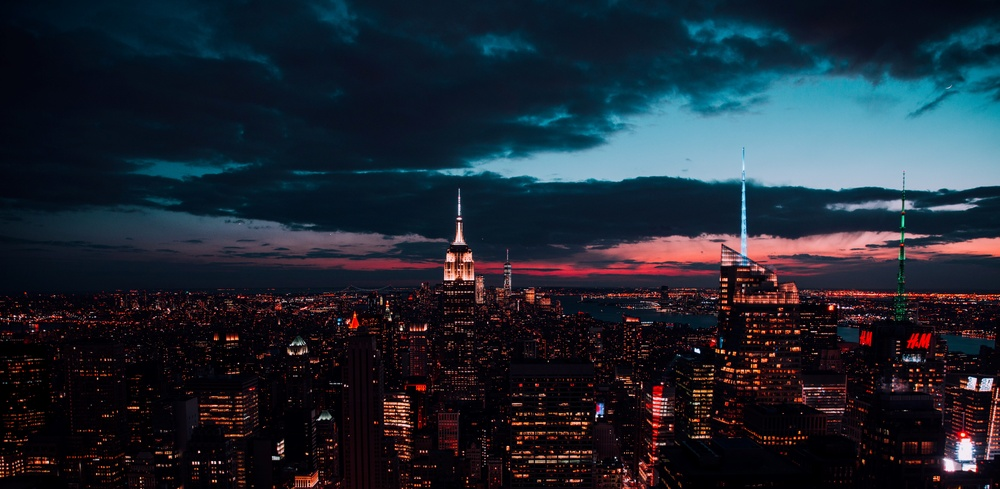
%> input picture background2.jpg, 1000 x 489 px, shrunk from 7196 x 3517 before the run
$ octave dip2.m   (GNU Octave 9; MATLAB toolbox functions it lacks are replaced by stand-ins)
%> lines starting %> are read from the running program, lines starting %| are printed output that depends on the picture
z=imread("background2.jpg");
%> z is the input picture: size 489x1000x3 uint8; mean R, G, B 31, 38.8, 49.9
imshow(z)
r=z(:,:,1);
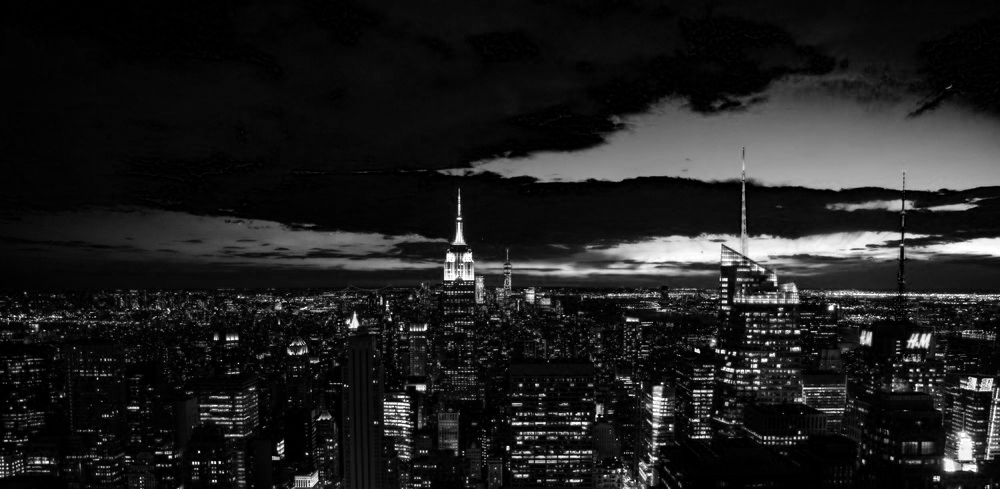
%> r: size 489x1000 uint8; min 0, max 255, mean 31
g=z(:,:,2);
b=z(:,:,3);
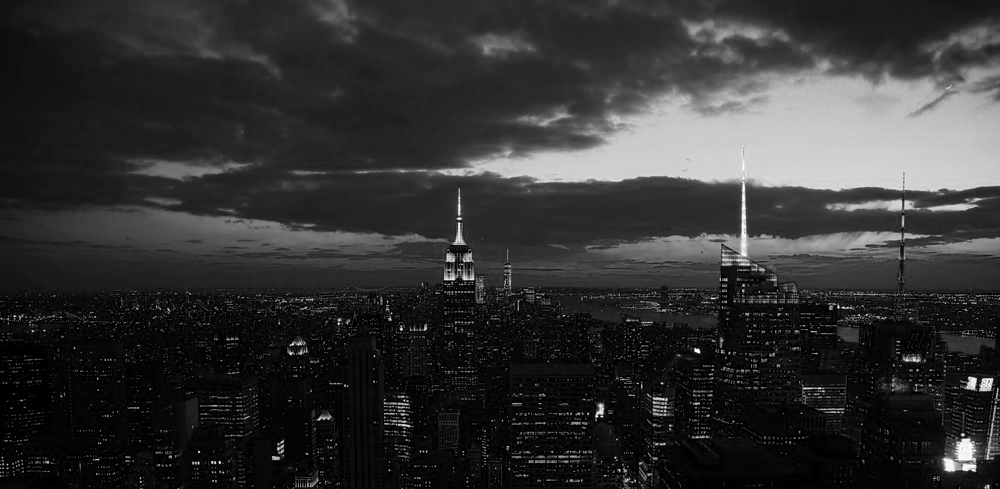
%> b: size 489x1000 uint8; min 0, max 255, mean 49.9
black=zeros(size(r));
red=cat(3,r,black,black);
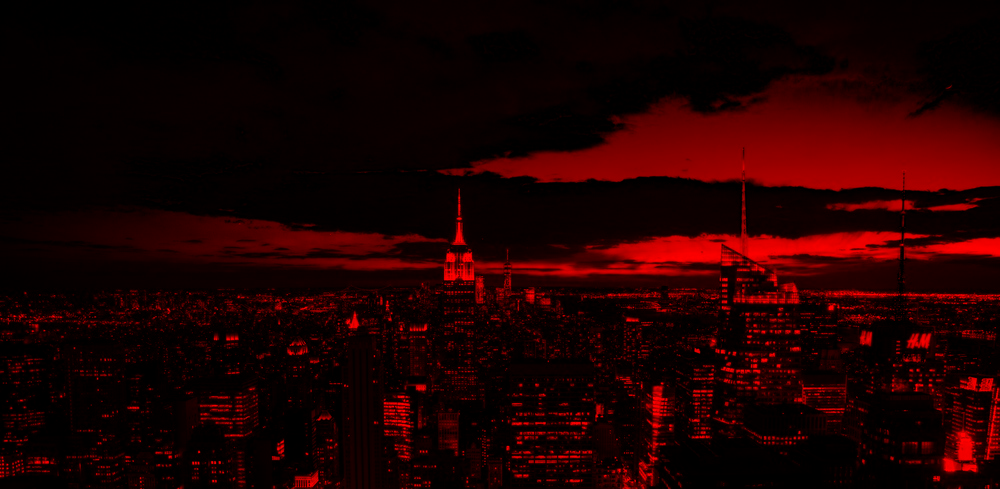
%> red: size 489x1000x3 uint8; mean R, G, B 31, 0, 0
imshow(red)
green=cat(3,black,g,black);
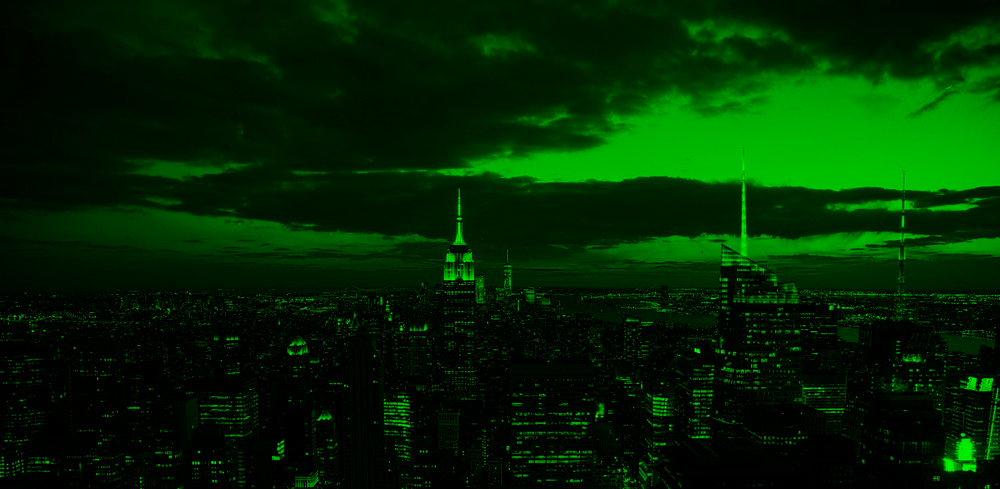
%> green: size 489x1000x3 uint8; mean R, G, B 0, 38.8, 0
figure;
imshow(green)
blue=cat(3,black,black,b);
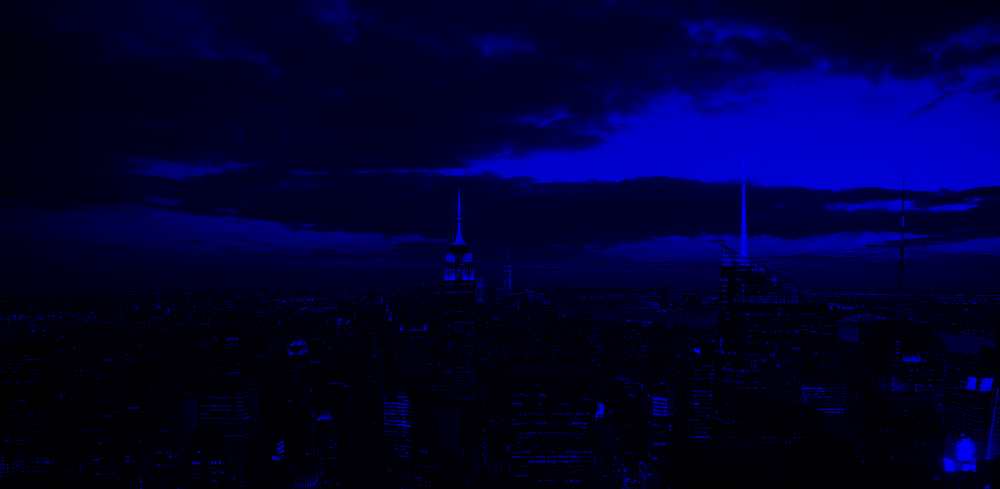
%> blue: size 489x1000x3 uint8; mean R, G, B 0, 0, 49.9
figure;
imshow(blue)
r1=r*3
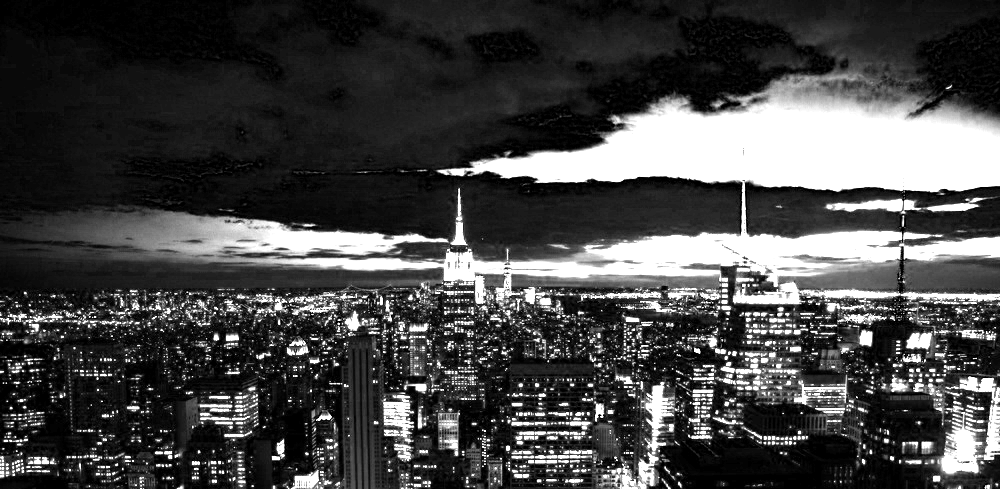
%> r1: size 489x1000 uint8; min 0, max 255, mean 69.9
newimg=cat(3,r1,g,b);
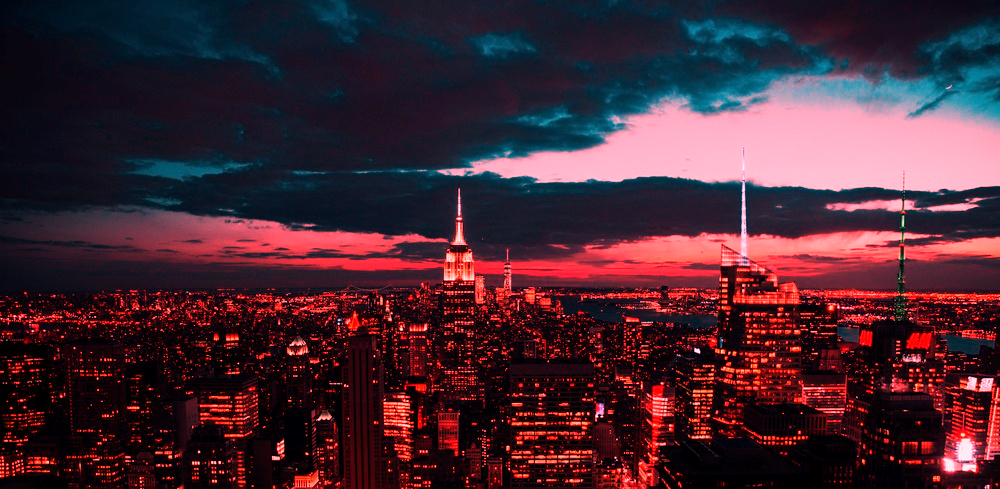
%> newimg: size 489x1000x3 uint8; mean R, G, B 69.9, 38.8, 49.9
imshow(newimg)
